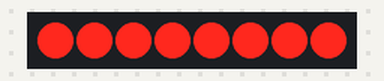
A sketch run on a simulated Arduino Uno, built with avr-gcc and run on an emulated ATmega328P. Shown: 8 shift-register outputs drawn as a row of LEDs (first output left, lit = HIGH). Wiring (inferred from the names in the program): shift register (74HC595): data pin 2; shift clock pin 3; latch pin 4. Wiring (inferred from the signals the program sends): row of LEDs: on Q0, Q1, Q2, Q3, Q4, Q5, Q6, Q7.

Above: at 0.2 s.
At 1.7 s:
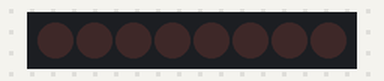
Timing chart, 0 to 3.0 s (numbered marks = the images above):
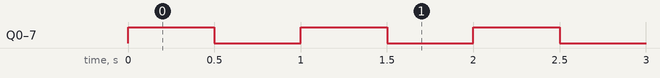

Measured:
- by itself, Q0–7: alternates HIGH for 0.50 s and LOW for 0.50 s

The sketch:

shift_resister.ino
```cpp
int datapin = 2;
int clockpin = 3;
int latchpin = 4;

void setup()
{
  pinMode(datapin, OUTPUT);
  pinMode(clockpin, OUTPUT);
  pinMode(latchpin, OUTPUT);
}

void loop()
{
  writeByte(255);
  delay(500);
  writeByte(0);
  delay(500);
}

void writeByte(byte data)
{
  shiftOut(datapin, clockpin, MSBFIRST, data);
  // toggle the latch pin so that the data appears as an output
  digitalWrite(latchpin, HIGH);
  digitalWrite(latchpin, LOW);
}
```
